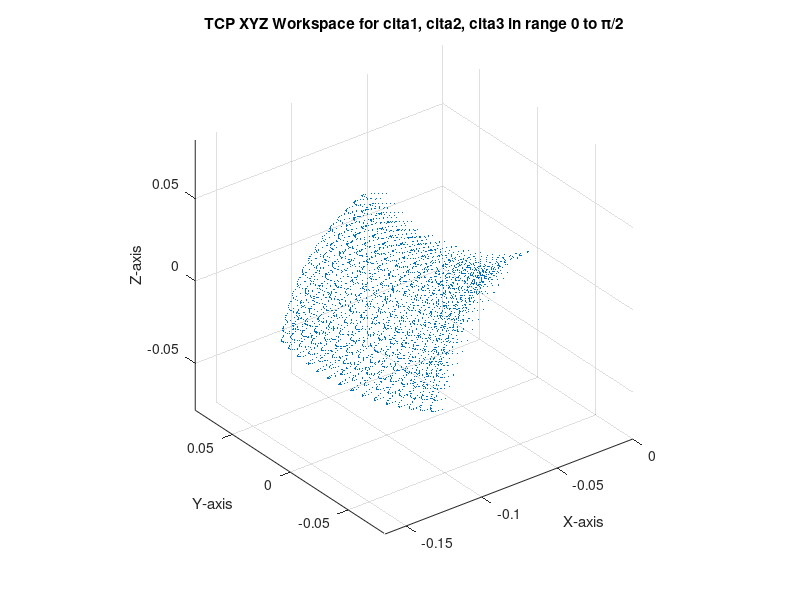

Recreate this plot in MATLAB. (Note: this script raises an error after producing the figure.)
% 定义常量 (请根据实际值设置这些常量)  
DELTA_R = 0.1;       % 半径或类似参数  
DELTA_L_ARM = 0.06;   % 臂的长度  
DELTA_r = 0.04;       % 另一个半径或偏差  
DELTA_A_ARM = 0.12;   % 可能代表臂的某个补偿值  
PI = 3.141592653589793; % 圆周率  

fail1 = 0;  
fail2 = 2 * PI / 3;  
fail3 = 4 * PI / 3;  

% 定义 cita1, cita2, cita3 的范围
cita_range = linspace(0, PI/2, 15); % 从 0 到 π/2 分成 15 个点  

% 初始化存储 TCP_XYZ 的工作空间
workspace_TCP_XYZ = []; 

% 遍历 cita1, cita2, cita3 的不同值
for i = 1:length(cita_range)
    for j = 1:length(cita_range)
        for k = 1:length(cita_range)
            % 获取当前的 cita1, cita2, cita3
            cita1 = cita_range(i);  
            cita2 = cita_range(j);  
            cita3 = cita_range(k);  

            % 计算点 C1, C2, C3 的坐标  
            point_C1 = [DELTA_R * cos(fail1), DELTA_R * sin(fail1), 0];  
            point_C2 = [DELTA_R * cos(fail2), DELTA_R * sin(fail2), 0];  
            point_C3 = [DELTA_R * cos(fail3), DELTA_R * sin(fail3), 0];  

            % 计算点 D1, D2, D3 的坐标  
            point_D1 = [(DELTA_R + DELTA_L_ARM * cos(cita1) - DELTA_r) * cos(fail1), ...  
                         (DELTA_R + DELTA_L_ARM * cos(cita1) - DELTA_r) * sin(fail1), ...  
                         -DELTA_L_ARM * sin(cita1)];  

            point_D2 = [(DELTA_R + DELTA_L_ARM * cos(cita2) - DELTA_r) * cos(fail2), ...  
                         (DELTA_R + DELTA_L_ARM * cos(cita2) - DELTA_r) * sin(fail2), ...  
                         -DELTA_L_ARM * sin(cita2)];  

            point_D3 = [(DELTA_R + DELTA_L_ARM * cos(cita3) - DELTA_r) * cos(fail3), ...  
                         (DELTA_R + DELTA_L_ARM * cos(cita3) - DELTA_r) * sin(fail3), ...  
                         -DELTA_L_ARM * sin(cita3)];  

            % 计算点 OF 的坐标 (中点)  
            vector_OF = [(point_D2(1) + point_D3(1)) / 2, ...  
                         (point_D2(2) + point_D3(2)) / 2, ...  
                         (point_D2(3) + point_D3(3)) / 2];  

            % 计算边长  
            D2D3_a = norm(point_D3 - point_D2);  
            D1D3_b = norm(point_D1 - point_D3);  
            D1D2_c = norm(point_D1 - point_D2);  

            % 计算海伦公式  
            helen_p = (D2D3_a + D1D3_b + D1D2_c) / 2;  
            area_s = sqrt(helen_p * (helen_p - D2D3_a) * (helen_p - D1D3_b) * (helen_p - D1D2_c));  
            D2E = D2D3_a * D1D3_b * D1D2_c / (4 * area_s);  
            EF = sqrt(D2E^2 - (D2D3_a / 2)^2);  

            % 计算向量 D2D1, D2D3 和 D3D2  
            vector_D2D1 = point_D1 - point_D2;  
            vector_D2D3 = point_D3 - point_D2;  
            vector_D3D2 = point_D2 - point_D3;  

            % 计算法向量 n_FE  
            n_FE = cross(vector_D2D1, vector_D2D3);  
            n_FE = cross(n_FE, vector_D3D2);  
            n_FE = n_FE / norm(n_FE); % 归一化  

            % 计算向量 FE  
            vector_FE = n_FE * EF;  

            % 计算 EP  
            EP = sqrt(DELTA_A_ARM^2 - D2E^2);  
            n_EP = cross(vector_D2D1, vector_D2D3);  
            n_EP = n_EP / norm(n_EP); % 归一化  
            vector_EP = n_EP * EP;  

            % 计算最终向量 OP  
            vector_OP = vector_OF + vector_FE + vector_EP;  

            % 更新控制器的 TCP 坐标  
            TCP_XYZ(1) = vector_OP(3); % z  
            TCP_XYZ(2) = -vector_OP(2); % -y  
            TCP_XYZ(3) = vector_OP(1); % x  

            % 存储到工作空间数组中
            workspace_TCP_XYZ = [workspace_TCP_XYZ; TCP_XYZ];
        end
    end
end

% 去除复数部分（如果有）
workspace_TCP_XYZ = real(workspace_TCP_XYZ);

% 绘制 TCP_XYZ 的工作空间
figure;
scatter3(workspace_TCP_XYZ(:,1), workspace_TCP_XYZ(:,2), workspace_TCP_XYZ(:,3), 1, '.');
xlabel('X-axis');
ylabel('Y-axis');
zlabel('Z-axis');
title('TCP XYZ Workspace for cita1, cita2, cita3 in range 0 to π/2');
grid on;
axis equal;

% 使用 alphaShape 绘制边界曲线
shp = alphaShape(workspace_TCP_XYZ, 1.0); % alpha 值根据需要调整
hold on;
plot(shp, 'FaceColor', 'cyan', 'FaceAlpha', 0.1, 'EdgeColor', 'none');
